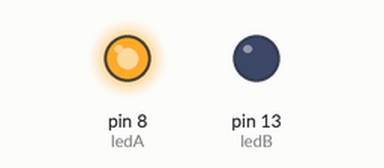
Simulated run of this sketch. Board: Arduino Uno, built with avr-gcc and run on an emulated ATmega328P. Parts: output pins drawn as LEDs (lit = HIGH).

Above: at 0.5 s.
At 5.0 s:
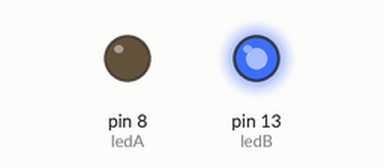
Timing chart, 0 to 6.9 s (numbered marks = the images above):
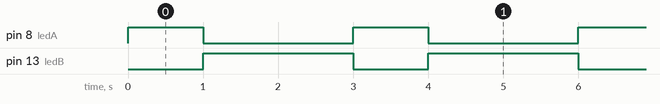

The sketch:

Encender_varios_leds.ino
```cpp
int ledA = 8;
int ledB = 13;
int espere = 1000;
void setup() {
  // put your setup code here, to run once:
  pinMode(ledA, OUTPUT);
  pinMode(ledB, OUTPUT);
}

void loop() {
  // put your main code here, to run repeatedly:
  digitalWrite(ledB, LOW);
  digitalWrite(ledA, HIGH);
  delay(espere);
  digitalWrite(ledA, LOW);
  digitalWrite(ledB, HIGH);
  delay(espere * 2);
}
```

Measured:
- by itself, pin 8 (ledA): alternates HIGH for 1.0 s and LOW for 2.0 s
- by itself, pin 13 (ledB): alternates HIGH for 2.0 s and LOW for 1.0 s
